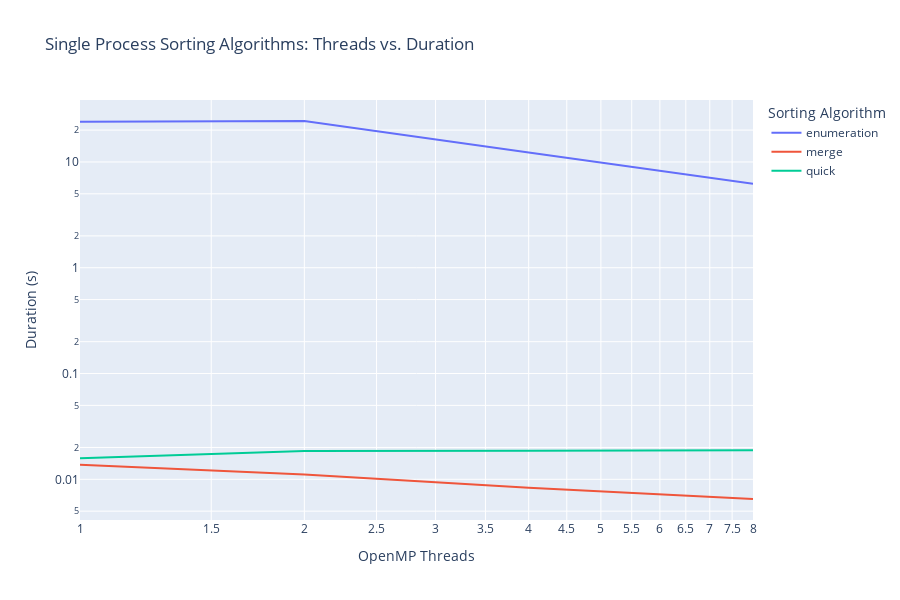

The code cell stored with this chart in its notebook:
### Markdown cell above
![image.png](attachment:image.png)

### Code cell
px.line(
    serial_df,
    x='OpenMP Threads', y='Duration (s)',
    color='Sorting Algorithm',
    height=600,
    log_x=True, log_y=True,
    title='Single Process Sorting Algorithms: Threads vs. Duration'
)

### Figure 1 — Plotly figure (JSON) as saved in the notebook; plotly's stock layout.template omitted (floating-point values rounded to 4 significant figures)
{"data": [{"hovertemplate": "Sorting Algorithm=enumeration<br>OpenMP Threads=%{x}<br>Duration (s)=%{y}<extra></extra>", "legendgroup": "enumeration", "line": {"color": "#636efa", "dash": "solid"}, "mode": "lines", "name": "enumeration", "orientation": "v", "showlegend": true, "type": "scatter", "x": [1, 2, 4, 8], "xaxis": "x", "y": [24.01, 24.38, 12.3, 6.218], "yaxis": "y"}, {"hovertemplate": "Sorting Algorithm=merge<br>OpenMP Threads=%{x}<br>Duration (s)=%{y}<extra></extra>", "legendgroup": "merge", "line": {"color": "#EF553B", "dash": "solid"}, "mode": "lines", "name": "merge", "orientation": "v", "showlegend": true, "type": "scatter", "x": [1, 2, 4, 8], "xaxis": "x", "y": [0.01374, 0.01112, 0.008322, 0.006515], "yaxis": "y"}, {"hovertemplate": "Sorting Algorithm=quick<br>OpenMP Threads=%{x}<br>Duration (s)=%{y}<extra></extra>", "legendgroup": "quick", "line": {"color": "#00cc96", "dash": "solid"}, "mode": "lines", "name": "quick", "orientation": "v", "showlegend": true, "type": "scatter", "x": [1, 2, 4, 8], "xaxis": "x", "y": [0.01583, 0.01853, 0.01865, 0.01882], "yaxis": "y"}], "layout": {"height": 600, "legend": {"title": {"text": "Sorting Algorithm"}, "tracegroupgap": 0}, "title": {"text": "Single Process Sorting Algorithms: Threads vs. Duration"}, "xaxis": {"anchor": "y", "domain": [0, 1], "title": {"text": "OpenMP Threads"}, "type": "log"}, "yaxis": {"anchor": "x", "domain": [0, 1], "title": {"text": "Duration (s)"}, "type": "log"}}}
